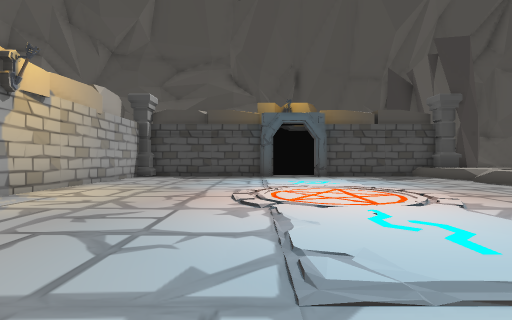
view 1 (above)

12 first-person views from a walk through a Unity game level. The camera is 1.3 m above the floor, looks level and sees 85° across. The floor is counted in squares, 2 m on a side. Each view is taken from the middle of a square. On the plan, view 1 faces up. The plan holds only what a view shows up to about 9 squares ahead; the rest is blank. The place goes on beyond the plan. The player character is not drawn. Some animated figures are left out.

view 2
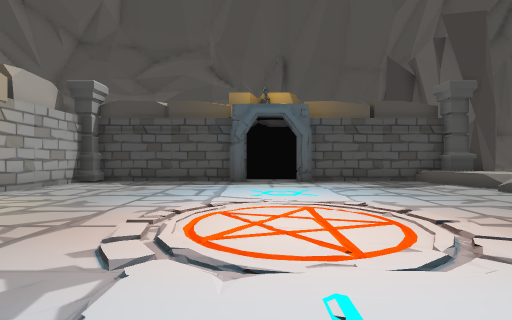

view 3
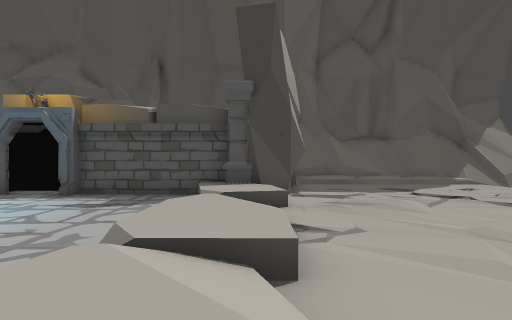

view 4
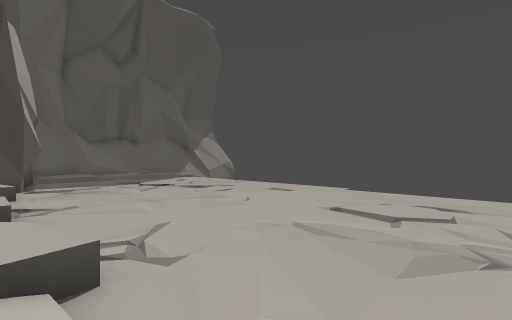

view 5
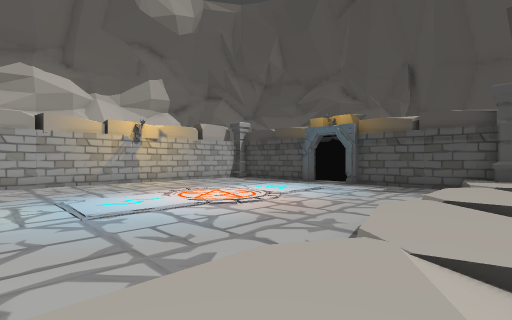

view 6
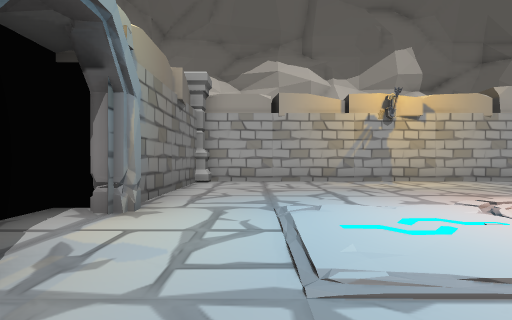

view 7
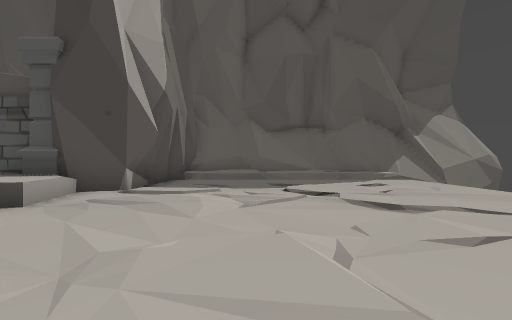

view 8
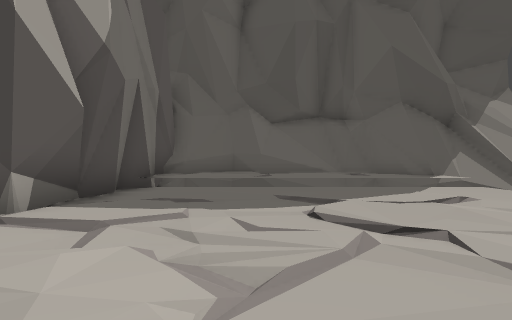

view 9
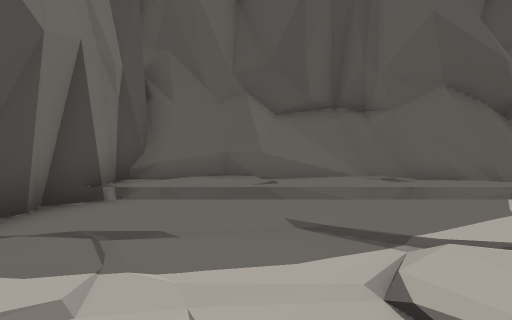

view 10
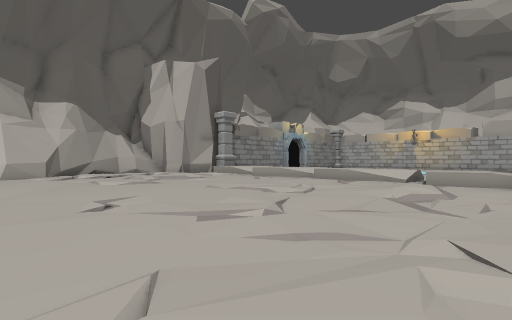

view 11
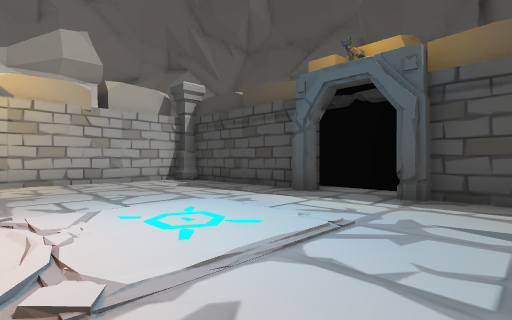

view 12
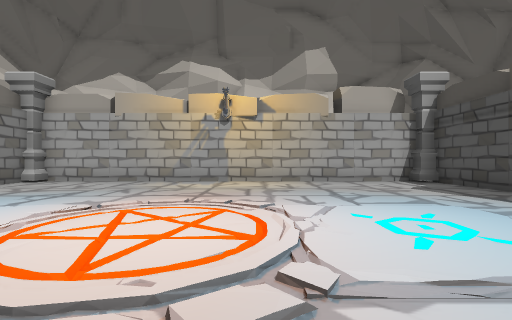

### Floor plan
Key: @ floor where view 1 was taken; # wall or solid block; . main floor; : floor 0.25 m higher than the main floor; + floor 0.5 m higher than the main floor; * floor 0.75 m higher than the main floor; % floor 1.25 m higher than the main floor; / step, stairs or slope; = window, fence, low wall or low ledge; P pillar; O other object.
Columns run from 5 left of view 1 to 18 right of it. Each row starts with its distance up from view 1.
 18                  ####
 17                 #= %##
 16               ####/+ ###
 15               #+++/+++##
 14               #///////.
 13        #      #/.......
 12   ####..##### #/..//...
 11 #P...#..#...#P//../:...
 10 #...........==../......
  9 #.........../*.//......
  8 #........... O.........
  7 #........... //./:.....
  6 #........... *.........
  5 #........../ /.........
  4 #...........  ........
  3 #........... *O././/..
  2 #...........  ..///...
  1 #...........  /.//....
  0 #....@...... * .......
 -1 #P####..

Positions as (right, up) in squares from view 1, and headings:
1: (0, 0), facing up
2: (1, 2), facing up
3: (8, 3), facing up
4: (8, 0), facing up-right
5: (8, 0), facing up-left
6: (4, 1), facing left
7: (12, 5), facing up
8: (12, 8), facing up
9: (12, 10), facing up
10: (17, 11), facing down-left
11: (4, 6), facing up-left
12: (4, 6), facing left
